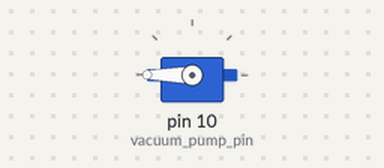
This sketch was run on a simulated Arduino Uno, built with avr-gcc and run on an emulated ATmega328P. On the bench: servo.

Above: at 0.05 s.
At 12.0 s:
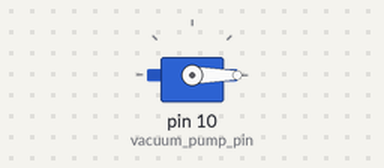
Timing chart, 0 to 15.6 s (numbered marks = the images above):
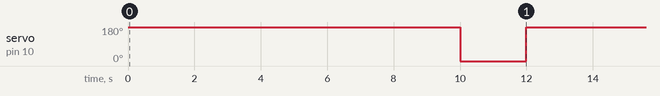

Measured:
- by itself, servo on pin 10 (vacuum_pump_pin): alternates 180° for 10.0 s and 0° for 2.0 s

The sketch:

Suction_test.ino
```cpp
#include <VarSpeedServo.h>

// Create a vacuum pump control object
VarSpeedServo my_vacuum_pump;

// Attach vacuump pump to digital pin on the arduino
int vacuum_pump_pin = 10;

void setup() {
  // Attach the vacuum pump to the vacuum pump control object
  my_vacuum_pump.attach(vacuum_pump_pin);

  // Start with vacuum pump ON (0 is OFF, 180 is ON)
  my_vacuum_pump.write(180);
}

// The vacuum suction cup turns ON for five seconds and then
// turns OFF for five seconds.
void loop() {
  my_vacuum_pump.write(180); // Turn the vacuum pump ON (Suction is ON)
  delay(10000); // Wait five seconds
  my_vacuum_pump.write(0); // Turn the vacuum pump OFF (Suction is OFF)
  delay(2000); // Wait five seconds

}
```
